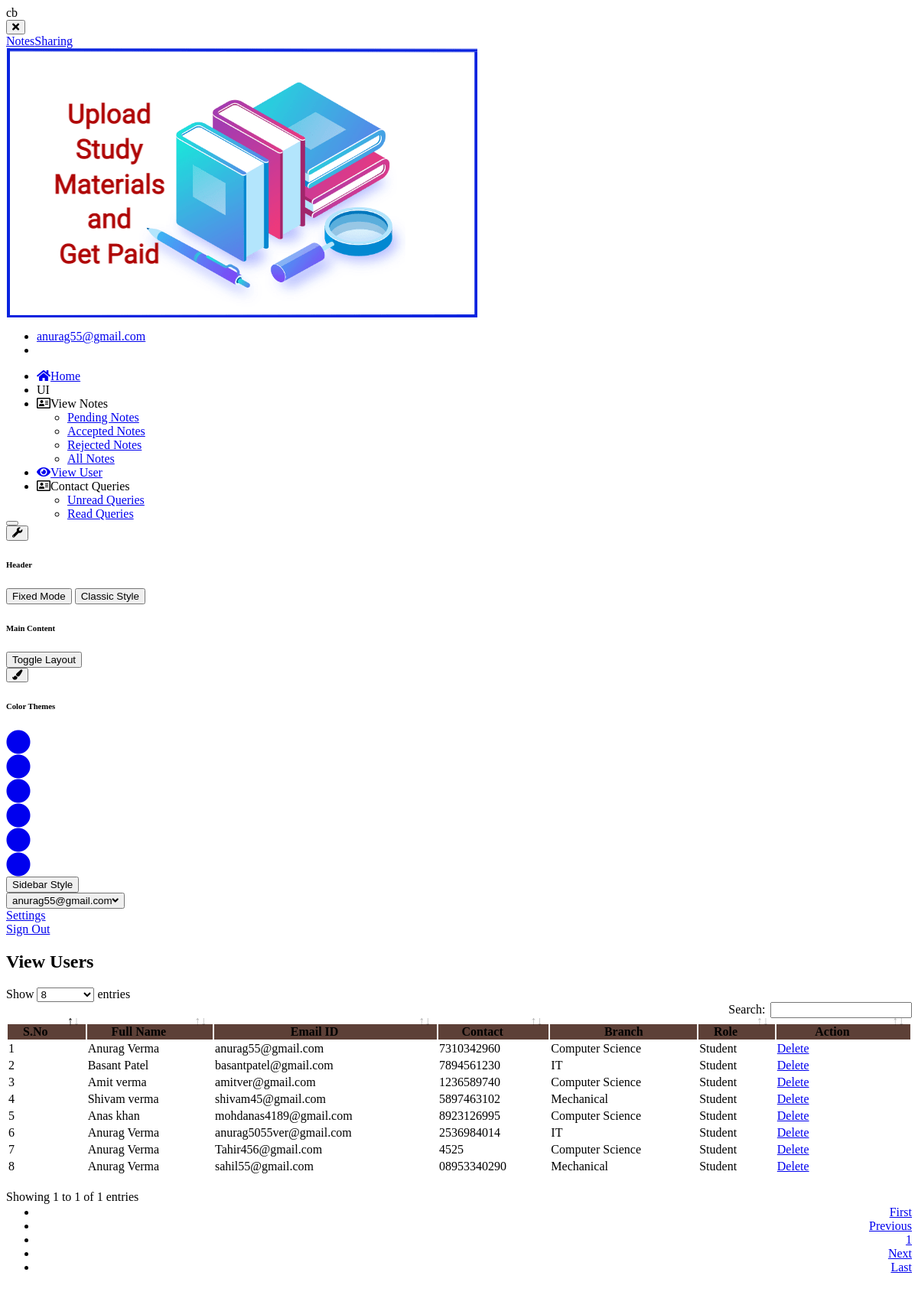
Page /view_users (signed in) on the committed database.
### notes/models.py (models this page shows, shortened)
class Signup(models.Model):
    user = models.ForeignKey(User,on_delete=models.CASCADE)
    contact = models.CharField(max_length=10)
    branch = models.CharField(max_length=30)
    role = models.CharField(max_length=15)

### notes/views.py (the view)
# urls.py: path('view_users', view_users, name='view_users'),
def view_users(request):
    if not request.user.is_authenticated:
        return redirect('login_admin')
    users = Signup.objects.all()
    d = {'users':users}
    return render(request,'view_users.html',d)

### notes/templates/view_users.html (shortened to what this page needs)
{% load static %}
<html lang="en" class="no-focus">
    <head>
        <link rel="stylesheet" href="{% static 'js/plugins/datatables/dataTables.bootstrap4.min.css' %}">
        <link rel="stylesheet" id="css-main" href="{% static 'css1/codebase.min.css' %}">
    </head>
    <body>
        <div id="page-container" class="sidebar-o sidebar-inverse side-scroll page-header-fixed main-content-narrow">
         {% include "sidebar.html" %}
            {% include "admin_nav.html" %}
            <main id="main-container">
                <div class="content">
                    <h2 class="content-heading text-danger">View Users</h2>
                    <div class="block">
                        <div class="block-content block-content-full">
                            <table class="table table-bordered table-striped table-vcenter js-dataTable-full-pagination" style="width:100%">
                                <thead class="text-white" style="background-color : #5d4037;">
                                    <tr>
                                        <th class="text-center">S.No</th>
                                        <th class="d-none d-sm-table-cell">Full Name</th>
                                        <th class="d-none d-sm-table-cell">Email ID</th>
                                        <th class="d-none d-sm-table-cell">Contact</th>
                                        <th class="d-none d-sm-table-cell">Branch</th>
                                        <th class="d-none d-sm-table-cell">Role</th>
                                        <th class="d-none d-sm-table-cell" style="width: 15%;">Action</th>
                                    </tr>
                                </thead>
                                {% for i in users %}
                                <tbody>
                                    <tr>
                                        <td class="text-center">{{forloop.counter}}</td>
                                        <td class="font-w600">{{i.user.first_name}} {{i.user.last_name}}</td>
					                    <td class="font-w600">{{i.user.username}}</td>
					                    <td class="font-w600">{{i.contact}}</td>
					                    <td class="font-w600">{{i.branch}}</td>
					                    <td class="font-w600">{{i.role}}</td>
					                    <td class="font-w600"><a href="{% url 'delete_users' i.user.id %}" class="btn btn-danger" onclick="return confirm('Are your sure to Delete ?')">Delete</a></td>
					                </tr>
                                        {% endfor %}
                                </tbody>
                            </table>
                        </div>
                    </div>
                </div>
            </main>
        </div>
 <link rel="stylesheet" href="https://use.fontawesome.com/releases/v5.6.3/css/all.css">
    </body>
</html>

### notes/templates/sidebar.html (shortened to what this page needs)
{% load static %}
   <nav id="sidebar">
                <div id="sidebar-scroll">
                    <div class="sidebar-content">
                        <div class="content-header content-header-fullrow px-15">
                            <div class="content-header-section sidebar-mini-visible-b">
                                <span class="content-header-item font-w700 font-size-xl float-left animated fadeIn">
                                    <span class="text-dual-primary-dark">c</span><span class="text-primary">b</span>
                                </span>
                            </div>
                            <div class="content-header-section text-center align-parent sidebar-mini-hidden">
                                <button type="button" class="btn btn-circle btn-dual-secondary d-lg-none align-v-r" data-toggle="layout" data-action="sidebar_close">
                                    <i class="fa fa-times text-danger"></i>
                                </button>
                                <div class="content-header-item">
                                    <a class="link-effect font-w700" href="{% url 'admin_home' %}">
                                           <span class="font-size-xl text-dual-primary-dark">Notes</span><span class="font-size-xl text-primary">Sharing</span>
                                    </a>
                                </div>
                            </div>
                        </div>
                        <div class="content-side content-side-full content-side-user px-10 align-parent">
                            <div class="sidebar-mini-hidden-b text-center">
                                <img class="img-avatar" src="{% static 'img/user1.png' %}" alt="">
                                <ul class="list-inline mt-10">
                                    <li class="list-inline-item">
                                        <a class="link-effect text-dual-primary-dark font-size-xs font-w600 text-uppercase" href="{% url 'admin_home' %}">{{ request.user.username }}</a>
                                    </li>
                                    <li class="list-inline-item">
                                    </li>
                                </ul>
                            </div>
                        </div>
                        <div class="content-side content-side-full">
                            <ul class="nav-main">
                                <li class="open">
                                    <a href="{% url 'admin_home' %}"><i class="fas fa-home"></i><span class="sidebar-mini-hide">Home</span></a>
                                </li>
                                <li class="nav-main-heading"><span class="sidebar-mini-visible">UI</span></li>
                                <li>
                                    <a class="nav-submenu" data-toggle="nav-submenu"><i class="far fa-address-card"></i>View Notes</a>
                                    <ul>
                                        <li>
                                            <a href="{% url 'pending_notes' %}">Pending Notes</a>
                                        </li>
                                        <li>
                                            <a href="{% url 'accepted_notes' %}">Accepted Notes</a>
                                        </li>
                                        <li>
                                            <a href="{% url 'rejected_notes' %}">Rejected Notes</a>
                                        </li>
                                        <li>
                                            <a href="{% url 'all_notes' %}">All Notes</a>
                                        </li>
                                    </ul>
                                </li>
                                <li>
                                    <a  href="{% url 'view_users' %}"><i class="fas fa-eye"></i><span class="sidebar-mini-hide">View User</span></a>
                                </li>
                                <li>
                                    <a class="nav-submenu" data-toggle="nav-submenu"><i class="far fa-address-card"></i>Contact Queries</a>
                                    <ul>
                                        <li>
                                            <a href="{% url 'unread_queries' %}">Unread Queries</a>
                                        </li>
                                        <li>
                                            <a href="{% url 'read_queries' %}">Read Queries</a>
                                        </li>
                                    </ul>
                                </li>
                           </ul>
                        </div>
                    </div>
                </div>
            </nav>

### notes/templates/admin_nav.html (shortened to what this page needs)
{% load static %}
            <header id="page-header">
                <div class="content-header">
                    <div class="content-header-section">
                        <button type="button" class="btn btn-circle btn-dual-secondary" data-toggle="layout" data-action="sidebar_toggle">
                        </button>
                        <div class="btn-group" role="group">
                            <button type="button" class="btn btn-circle btn-dual-secondary" id="page-header-options-dropdown" data-toggle="dropdown" aria-haspopup="true" aria-expanded="false">
                                <i class="fa fa-wrench"></i>
                            </button>
                            <div class="dropdown-menu" aria-labelledby="page-header-options-dropdown">
                                <h6 class="dropdown-header">Header</h6>
                                <button type="button" class="btn btn-sm btn-block btn-alt-secondary" data-toggle="layout" data-action="header_fixed_toggle">Fixed Mode</button>
                                <button type="button" class="btn btn-sm btn-block btn-alt-secondary d-none d-lg-block mb-10" data-toggle="layout" data-action="header_style_classic">Classic Style</button>
                                <div class="d-none d-xl-block">
                                    <h6 class="dropdown-header">Main Content</h6>
                                    <button type="button" class="btn btn-sm btn-block btn-alt-secondary mb-10" data-toggle="layout" data-action="content_layout_toggle">Toggle Layout</button>
                                </div>
                            </div>
                        </div>
                        <div class="btn-group" role="group">
                            <button type="button" class="btn btn-circle btn-dual-secondary" id="page-header-themes-dropdown" data-toggle="dropdown" aria-haspopup="true" aria-expanded="false">
                                <i class="fa fa-paint-brush"></i>
                            </button>
                            <div class="dropdown-menu min-width-150" aria-labelledby="page-header-themes-dropdown">
                                <h6 class="dropdown-header text-center">Color Themes</h6>
                                <div class="row no-gutters text-center mb-5">
                                    <div class="col-4 mb-5">
                                        <a class="text-default" data-toggle="theme" data-theme="default" href="javascript:void(0)">
                                            <i class="fa fa-2x fa-circle"></i>
                                        </a>
                                    </div>
                                    <div class="col-4 mb-5">
                                        <a class="text-elegance" data-toggle="theme" data-theme="{% static 'css1/themes/elegance.min.css' %}" href="javascript:void(0)">
                                            <i class="fa fa-2x fa-circle"></i>
                                        </a>
                                    </div>
                                    <div class="col-4 mb-5">
                                        <a class="text-pulse" data-toggle="theme" data-theme="{% static 'css1/themes/pulse.min.css' %}" href="javascript:void(0)">
                                            <i class="fa fa-2x fa-circle"></i>
                                        </a>
                                    </div>
                                    <div class="col-4 mb-5">
                                        <a class="text-flat" data-toggle="theme" data-theme="{% static 'css1/themes/flat.min.css' %}" href="javascript:void(0)">
                                            <i class="fa fa-2x fa-circle"></i>
                                        </a>
                                    </div>
                                    <div class="col-4 mb-5">
                                        <a class="text-corporate" data-toggle="theme" data-theme="{% static 'css1/themes/corporate.min.css' %}" href="javascript:void(0)">
                                            <i class="fa fa-2x fa-circle"></i>
                                        </a>
                                    </div>
                                    <div class="col-4 mb-5">
                                        <a class="text-earth" data-toggle="theme" data-theme="{% static 'css1/themes/earth.min.css' %}" href="javascript:void(0)">
                                            <i class="fa fa-2x fa-circle"></i>
                                        </a>
                                    </div>
                                </div>
                                <button type="button" class="btn btn-sm btn-block btn-alt-secondary mb-10" data-toggle="layout" data-action="sidebar_style_inverse_toggle">Sidebar Style</button>
                            </div>
                        </div>
                    </div>
                    <div class="content-header-section">
                        <div class="btn-group" role="group">
                            <button type="button" class="btn btn-rounded btn-dual-secondary" id="page-header-user-dropdown" data-toggle="dropdown" aria-haspopup="true" aria-expanded="false">
                                {{ request.user.username}}<i class="fa fa-angle-down ml-5"></i>
                            </button>
                            <div class="dropdown-menu dropdown-menu-right min-width-150" aria-labelledby="page-header-user-dropdown">
                                <a class="dropdown-item" href="{% url 'change_passwordadmin' %}" data-toggle="layout" data-action="side_overlay_toggle">
                                     Settings
                                </a>
                                <a class="dropdown-item" href="{% url 'logout' %}">
                                     Sign Out
                                </a>
                            </div>
                        </div>
                    </div>
                </div>
            </header>

### rows in the picture
Signup: user.first_name "Anurag", user.last_name "Verma", user.username "anurag55@gmail.com", contact "7310342960", branch "Computer Science", role "Student"
Signup: user.first_name "Basant", user.last_name "Patel", user.username "basantpatel@gmail.com", contact "7894561230", branch "IT", role "Student"
Signup: user.first_name "Amit", user.last_name "verma", user.username "amitver@gmail.com", contact "1236589740", branch "Computer Science", role "Student"
Signup: user.first_name "Shivam", user.last_name "verma", user.username "shivam45@gmail.com", contact "5897463102", branch "Mechanical", role "Student"
Signup: user.first_name "Anas", user.last_name "khan", user.username "mohdanas4189@gmail.com", contact "8923126995", branch "Computer Science", role "Student"
Signup: user.first_name "Anurag", user.last_name "Verma", user.username "anurag5055ver@gmail.com", contact "2536984014", branch "IT", role "Student"
Signup: user.first_name "Anurag", user.last_name "Verma", user.username "Tahir456@gmail.com", contact "4525", branch "Computer Science", role "Student"
Signup: user.first_name "Anurag", user.last_name "Verma", user.username "sahil55@gmail.com", contact "08953340290", branch "Mechanical", role "Student"

### other values in the picture
{{ request.user.username }} "anurag55@gmail.com"
